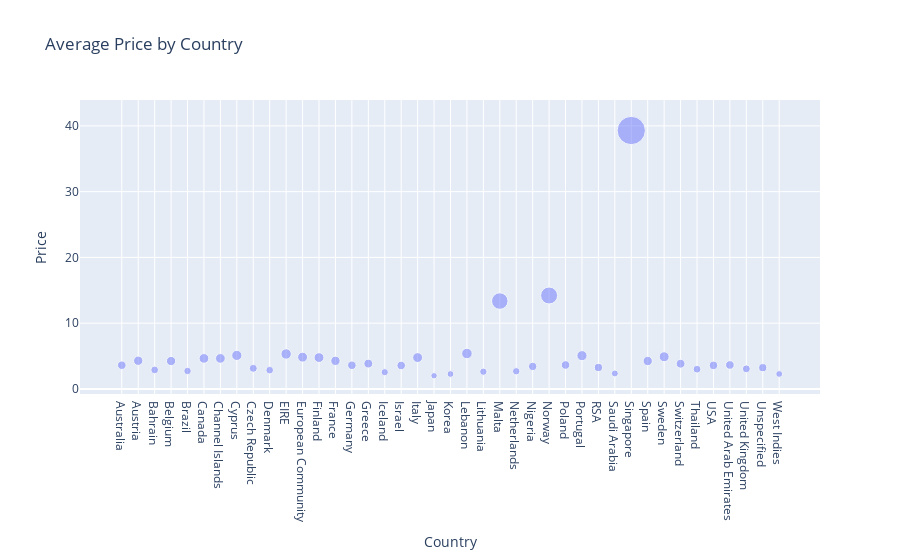

Notebook source saved alongside this figure:
### Code cell
px.scatter(data.iloc[:, [5, 7]].groupby(["Country"]).mean(), 
           y="Price", size="Price", title="Average Price by Country", opacity=0.48)

### Figure 1 — Plotly figure (JSON) as saved in the notebook; plotly's stock layout.template omitted (floating-point values rounded to 4 significant figures)
{"data": [{"hovertemplate": "Country=%{x}<br>Price=%{marker.size}<extra></extra>", "legendgroup": "", "marker": {"color": "#636efa", "opacity": 0.48, "size": [3.604, 4.282, 2.89, 4.239, 2.727, 4.641, 4.637, 5.096, 3.131, 2.855, 5.316, 4.83, 4.766, 4.271, 3.595, 3.852, 2.546, 3.568, 4.766, 2.006, 2.267, 5.388, 2.616, 13.36, 2.687, 3.416, 14.21, 3.637, 5.059, 3.259, 2.351, 39.3, 4.243, 4.892, 3.829, 3.0, 3.577, 3.642, 3.057, 3.231, 2.274], "sizemode": "area", "sizeref": 0.09825, "symbol": "circle"}, "mode": "markers", "name": "", "orientation": "v", "showlegend": false, "type": "scatter", "x": ["Australia", "Austria", "Bahrain", "Belgium", "Brazil", "Canada", "Channel Islands", "Cyprus", "Czech Republic", "Denmark", "EIRE", "European Community", "Finland", "France", "Germany", "Greece", "Iceland", "Israel", "Italy", "Japan", "Korea", "Lebanon", "Lithuania", "Malta", "Netherlands", "Nigeria", "Norway", "Poland", "Portugal", "RSA", "Saudi Arabia", "Singapore", "Spain", "Sweden", "Switzerland", "Thailand", "USA", "United Arab Emirates", "United Kingdom", "Unspecified", "West Indies"], "xaxis": "x", "y": [3.604, 4.282, 2.89, 4.239, 2.727, 4.641, 4.637, 5.096, 3.131, 2.855, 5.316, 4.83, 4.766, 4.271, 3.595, 3.852, 2.546, 3.568, 4.766, 2.006, 2.267, 5.388, 2.616, 13.36, 2.687, 3.416, 14.21, 3.637, 5.059, 3.259, 2.351, 39.3, 4.243, 4.892, 3.829, 3.0, 3.577, 3.642, 3.057, 3.231, 2.274], "yaxis": "y"}], "layout": {"legend": {"itemsizing": "constant", "tracegroupgap": 0}, "title": {"text": "Average Price by Country"}, "xaxis": {"anchor": "y", "domain": [0, 1], "title": {"text": "Country"}}, "yaxis": {"anchor": "x", "domain": [0, 1], "title": {"text": "Price"}}}}
